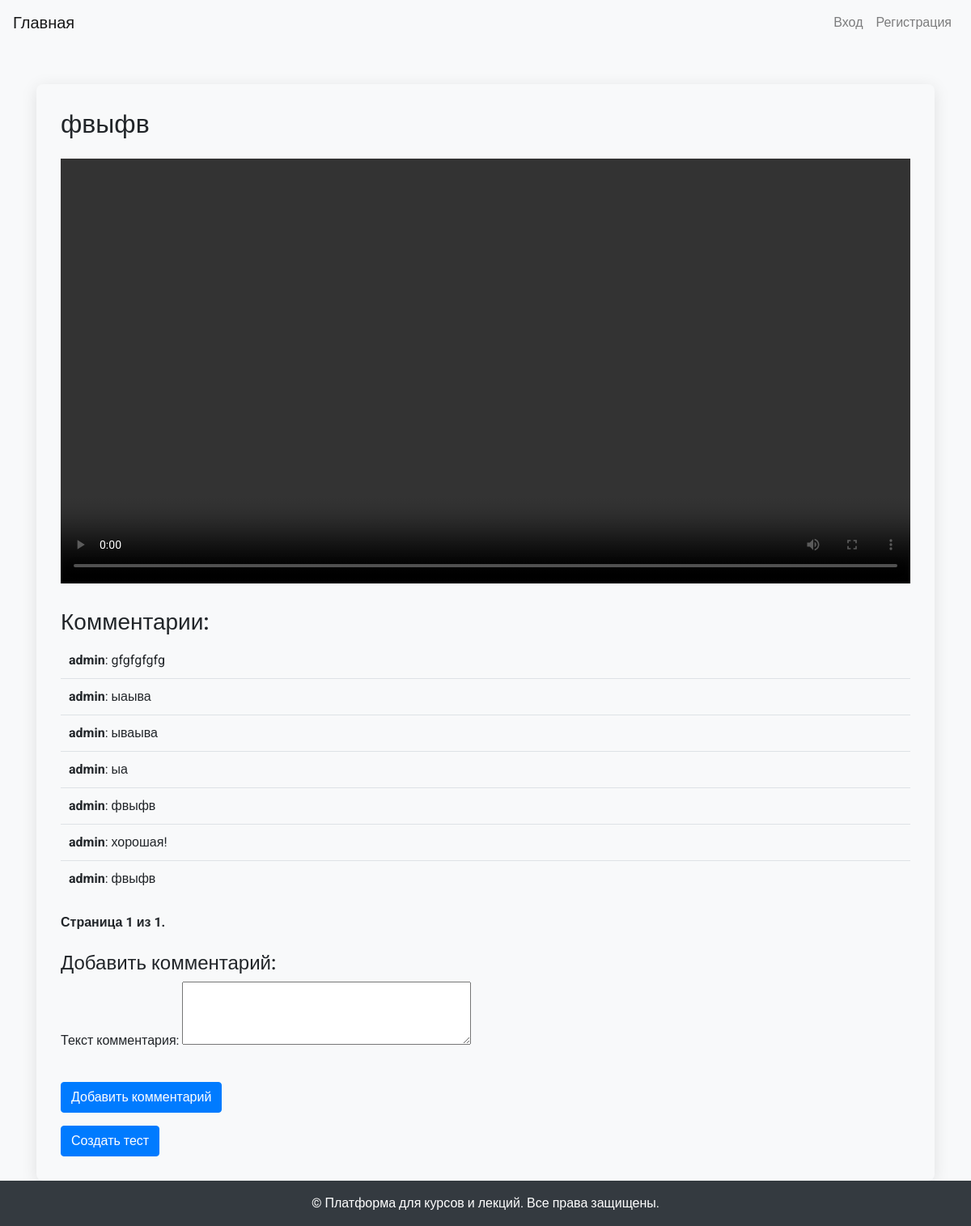
The app's page /lecture/1/ with its own data.
### courses/models.py (models this page shows, shortened)
class Lecture(models.Model):
    course = models.ForeignKey(Course, on_delete=models.CASCADE, related_name='lectures', verbose_name="Курс")
    title = models.CharField(max_length=150, verbose_name="Название лекции")
    video_url = models.URLField(max_length=200, verbose_name="URL видеоурока", null=True, blank=True)
    created_at = models.DateTimeField(auto_now_add=True, verbose_name="Дата создания")
    order = models.PositiveIntegerField(verbose_name="Порядок лекции", help_text="Определяет порядок лекций в курсе", null=True, blank=True)

class Comment(models.Model):
    lecture = models.ForeignKey(Lecture, on_delete=models.CASCADE, related_name='comments', verbose_name="Лекция")
    author = models.ForeignKey(User, on_delete=models.CASCADE, related_name='comments', verbose_name="Автор комментария")
    text = models.TextField(verbose_name="Текст комментария")
    created_at = models.DateTimeField(auto_now_add=True, verbose_name="Дата создания")

### courses/views.py (the view, shortened to what this page needs)
# urls.py: path('lecture/<int:lecture_id>/', LectureDetailView.as_view(), name='lecture_detail'),  # Страница подробной информации о лекции
class LectureDetailView(View):
    def get(self, request, lecture_id):
        lecture = get_object_or_404(Lecture, id=lecture_id)
        comments_list = lecture.comments.all().order_by('-created_at')  # Получаем все комментарии и сортируем
        paginator = Paginator(comments_list, 10)  # Указываем количество комментариев на странице
        page_number = request.GET.get('page')  # Получаем номер страницы из GET-параметра
        comments = paginator.get_page(page_number)  # Получаем текущую страницу комментариев
        comment_form = CommentForm()
        return render(request, 'courses/lecture_detail.html', {
            'lecture': lecture,
            'comments': comments,
            'comment_form': comment_form
        })

### courses/forms.py
class CommentForm(forms.ModelForm):
    class Meta:
        model = Comment
        fields = ['text']
        widgets = {
            'text': forms.Textarea(attrs={'rows': 3}),  # Устанавливаем количество строк для текстового поля
        }

### courses/templates/courses/lecture_detail.html (shortened to what this page needs)
{% extends 'base.html' %}
{% block content %}
<div class="container mt-5 lecture-container">
    <h2 class="mb-4">{{ lecture.title }}</h2>
    <video width="100%" controls>
        <source src="{{ lecture.video_url }}" type="video/mp4">
    </video>
    <h3 class="mt-4">Комментарии:</h3>
    <ul class="comment-list">
        {% for comment in comments %}
            <li><strong>{{ comment.author.username }}</strong>: {{ comment.text }}</li>
        {% empty %}
            <li>Нет комментариев.</li>
        {% endfor %}
    </ul>
    <div class="pagination">
        <span class="step-links">
            <span class="current">
                Страница {{ comments.number }} из {{ comments.paginator.num_pages }}.
            </span>
        </span>
    </div>
    <h4 class="mt-4">Добавить комментарий:</h4>
    <form method="post">
        {{ comment_form.as_p }}
        <button type="submit" class="btn btn-primary">Добавить комментарий</button>
    </form>
    <a href="{% url 'test_create' lecture.id %}" class="btn btn-primary mt-3">Создать тест</a>
</div>
{% endblock %}

### courses/templates/base.html (shortened to what this page needs)
<!DOCTYPE html>
<html lang="ru">
<head>
    <link rel="stylesheet" href="https://stackpath.bootstrapcdn.com/bootstrap/4.5.2/css/bootstrap.min.css">
</head>
<body>
<nav class="navbar navbar-expand-lg navbar-light bg-light">
    <a class="navbar-brand" href="{% url 'course_list' %}">Главная</a>
    <div class="collapse navbar-collapse" id="navbarNav">
        <ul class="navbar-nav ml-auto">
            {% if user.is_authenticated %}
                <li class="nav-item">
                    <a class="nav-link" href="{% url 'course_create' %}">Создать курс</a>
                </li>
                {% if lecture %}
                    <li class="nav-item">
                        <a class="nav-link" href="{% url 'test_create' lecture_id=lecture.id %}">Создать тест</a>
                    </li>
                    <li class="nav-item">
                        <a class="nav-link" href="{% url 'test_list' lecture_id=lecture.id %}">Тесты</a>
                    </li>
                {% endif %}
                <li class="nav-item">
                    <form action="{% url 'logout' %}" method="post" style="display:inline;">
                        {% csrf_token %}
                        <button type="submit" class="nav-link btn btn-link">Выход ({{ user.username }})</button>
                    </form>
                </li>
            {% else %}
                <li class="nav-item">
                    <a class="nav-link" href="{% url 'login' %}">Вход</a>
                </li>
                <li class="nav-item">
                    <a class="nav-link" href="{% url 'register' %}">Регистрация</a>
                </li>
            {% endif %}
        </ul>
    </div>
</nav>
<div class="container mt-4">
    {% block content %}
    {% endblock %}
</div>
<footer>
    <div class="container">
        <p class="mb-0">© {{ current_year }} Платформа для курсов и лекций. Все права защищены.</p>
    </div>
</footer>
</body>
</html>

### courses/templates/base.html (style rules this page uses)
body { font-family: 'Roboto', sans-serif; background-color: #f8f9fa; }
footer { background-color: #343a40; color: white; padding: 1rem 0; text-align: center; }
.navbar-brand { font-weight: 500; }
.nav-link { font-weight: 500; }

### courses/templates/courses/lecture_detail.html (style rules this page uses)
.lecture-container { background-color: #f8f9fa; border-radius: 8px; padding: 30px; box-shadow: 0 4px 20px rgba(0, 0, 0, 0.1); }
.comment-list { list-style: none; padding: 0; }
.comment-list li { padding: 10px; border-bottom: 1px solid #dee2e6; }
.comment-list li:last-child { border-bottom: none; }
.pagination { margin-top: 20px; text-align: center; }
.pagination .current { font-weight: bold; }
.btn-primary { margin-top: 15px; border-radius: 0.25rem; }

### records on screen
Lecture: title "фвыфв"
Comment: author.username "admin", text "gfgfgfgfg"
Comment: author.username "admin", text "ыаыва"
Comment: author.username "admin", text "ываыва"
Comment: author.username "admin", text "ыа"
Comment: author.username "admin", text "фвыфв"
Comment: author.username "admin", text "хорошая!"
Comment: author.username "admin", text "фвыфв"

### other values on screen
{{ comments.number }} "1"
{{ comments.paginator.num_pages }} "1"
